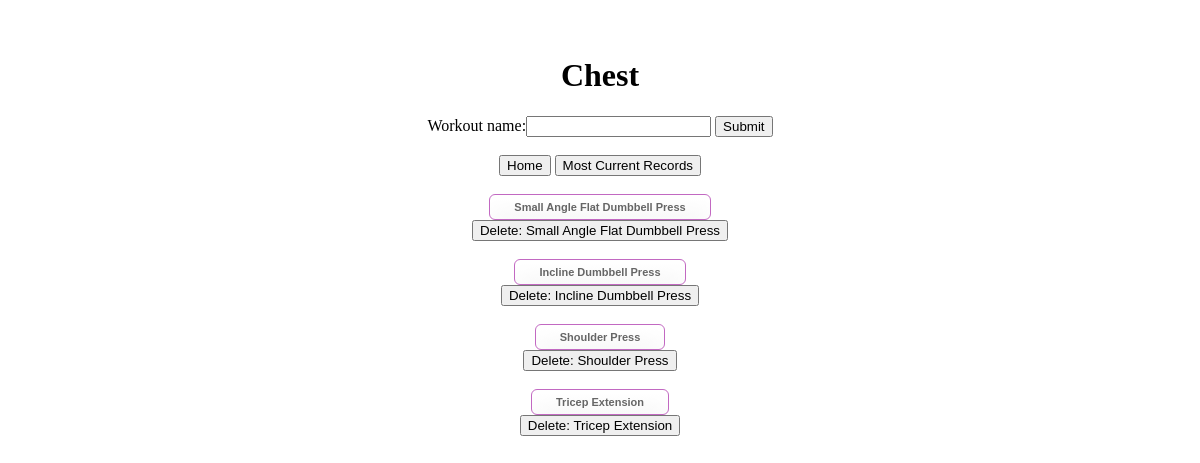
The page /day/Chest on the database its author committed.
### myapp/models.py (models this page shows)
class day(models.Model):
    day_name = models.CharField(max_length=250, unique=True)

class workout(models.Model):
    workout_name = models.CharField(max_length=250, unique=True)
    day = models.ForeignKey(day, on_delete=models.CASCADE)

### myapp/views.py (the view, shortened to what this page needs)
# urls.py: path('day/<name>', views.certain_day),
def certain_day(request, name):
        current_day_instance = day.objects.get(day_name = name)
        current_workouts = workout.objects.filter(day = current_day_instance)
        workout_form = WorkoutForm()
        context = {'workout_form' : workout_form, 'current_workouts': current_workouts, 'name':name}
        return render(request, 'myapp/certain_day.html', context)

### myapp/forms.py
class WorkoutForm(forms.ModelForm):
    class Meta:
        model = models.workout
        fields = ['workout_name']

### myapp/templates/myapp/certain_day.html (shortened to what this page needs)
{% load static %}
<!DOCTYPE html>
    <head>
        <link rel="stylesheet" type="text/css" href="{% static 'myapp/certain_day_style.css' %}">
    </head>
    <body>
        <h1> {{ name }} </h1>
        <form method = "POST">
            {{ workout_form }}
            <button type= "submit"> Submit </button>
        </form>
        <br>
        <button form = 'Home' type = submit>Home</button>
        <button form = 'most_current Records' type = submit>Most Current Records</button>
         <br>
         <br>
        {% for workout in current_workouts %}
            <form action="/workout/{{ workout.workout_name }}" method = 'GET'>
                <div class = 'workout_button'>
                    <button type='submit'> {{ workout.workout_name }} </button>
                </div>
            </form>
            <form method = 'POST'>
                <div class = 'delete_button'>
                    <button onclick="return confirm('Are you sure you want to delete this item?');" type="submit" name="delete" value="{{ workout.workout_name }}"> Delete: {{ workout.workout_name }} </button>
                </div>
            </form>
        <br>
        {% endfor %}
    </body>
</html>

### myapp/static/myapp/certain_day_style.css (style rules this page uses)
* { text-align: center; }
h1 { padding-top: 3%; }
.workout_button button { -moz-box-shadow:inset 0px 5px 23px 0px #ffffff; -webkit-box-shadow:inset 0px 5px 23px 0px #ffffff; box-shadow:inset 0px 5px 23px 0px #ffffff; background:-webkit-gradient(linear, left top, left bottom, color-stop(0.05, #ffffff), color-stop(1, #f6f6f6)); background:-moz-linear-gradient(top, #ffffff 5%, #f6f6f6 100%); background:-webkit-linear-gradient(top, #ffffff 5%, #f6f6f6 100%); background:-o-linear-gradient(top, #ffffff 5%, #f6f6f6 100%); background:-ms-linear-gradient(top, #ffffff 5%, #f6f6f6 100%); background:linear-gradient(to bottom, #ffffff 5%, #f6f6f6 100%); filter:progid:DXImageTransform.Microsoft.gradient(startColorstr='#ffffff', endColorstr='#f6f6f6',GradientType=0); background-color:#ffffff; -moz-border-radius:6px; -webkit-border-radius:6px; border-radius:6px; border:1.5px solid #c269c2; display:inline-block; cursor:pointer; color:#666666; font-family:Arial; font-size:11px; font-weight:bold; padding:6px 24px; text-decoration:none; }
html, body { height: 100%; }
body { margin: 0; background-image: url(https://media.boingboing.net/wp-content/uploads/2018/05/cool-background1.png); background-size: cover; background-position: center center; background-blend-mode: color; background-attachment: fixed; }

### rows shown on the page
day: day_name "Chest"
workout: workout_name "Small Angle Flat Dumbbell Press"
workout: workout_name "Incline Dumbbell Press"
workout: workout_name "Shoulder Press"
workout: workout_name "Tricep Extension"
